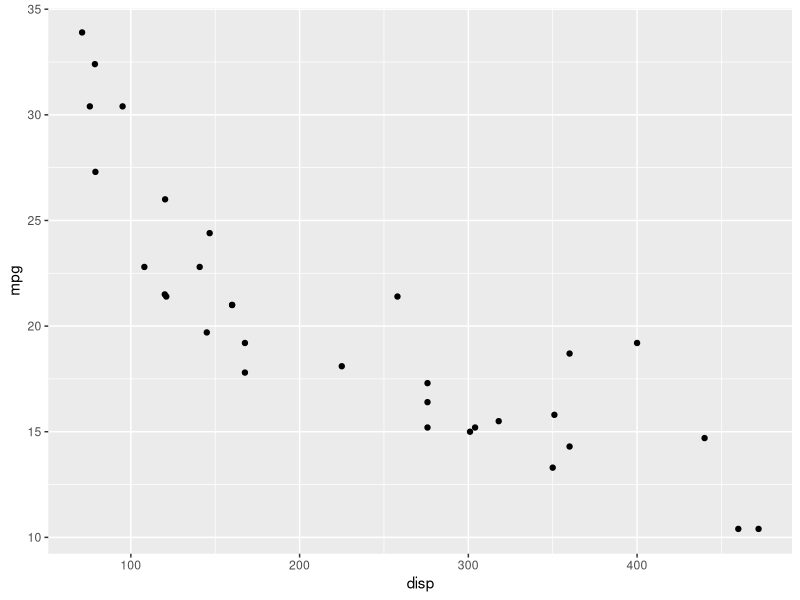
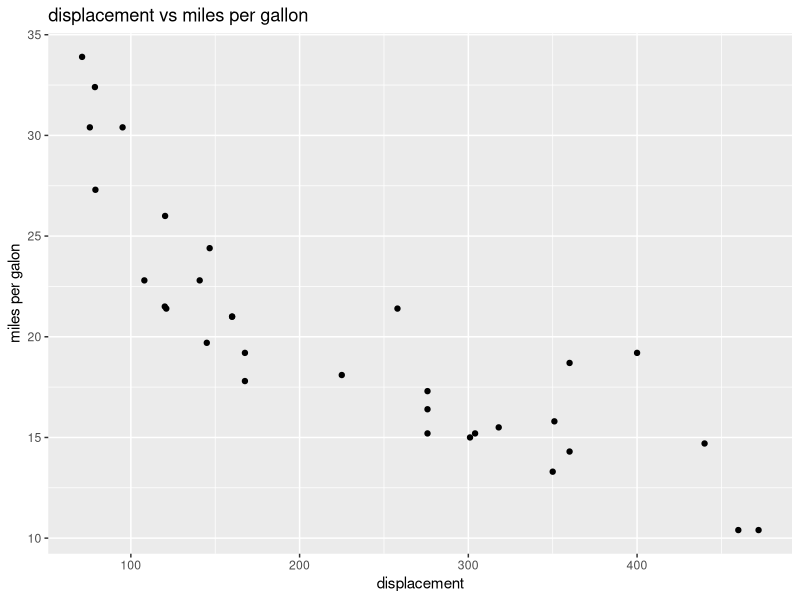
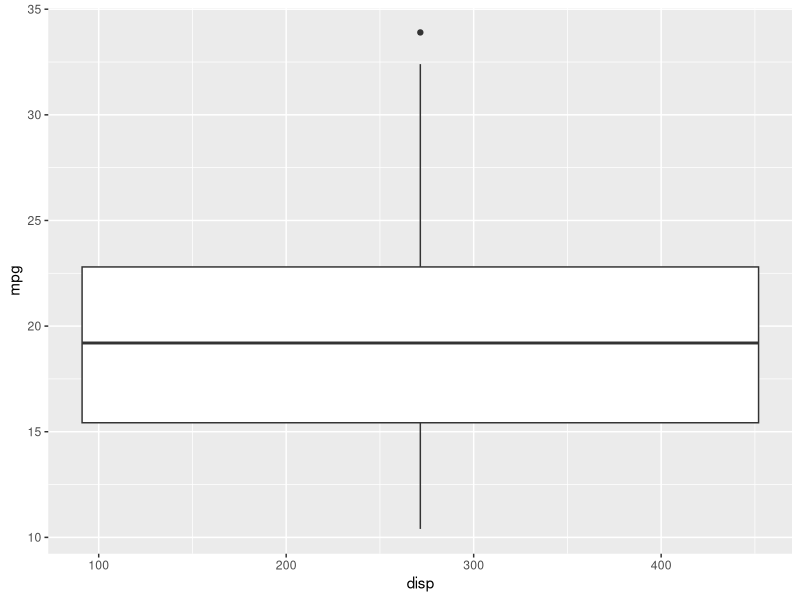
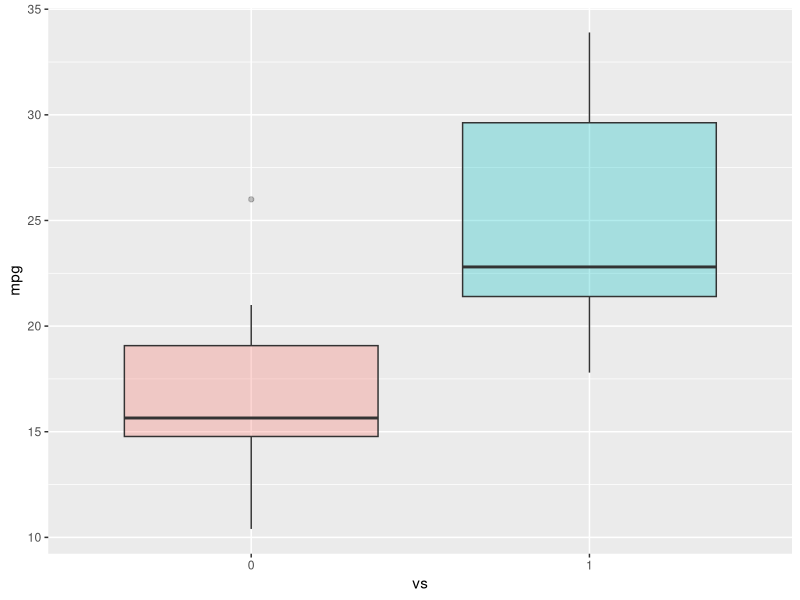
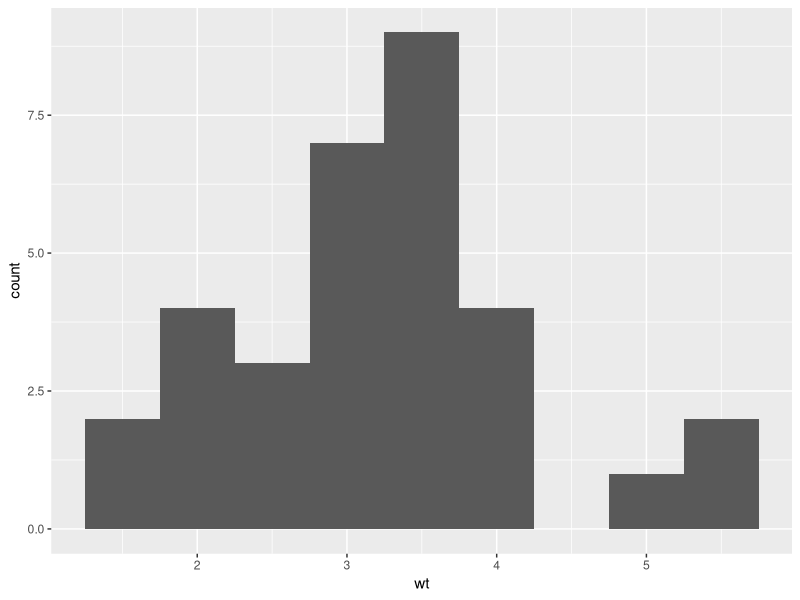

Here is the R script that generated these plots, in order:
## ---- chunk 1
library(datasets)
data(mtcars)

head(mtcars, 5)
## ---- chunk 2
library(ggplot2)

#create a scatterplot of displacement (disp) and miles per gallon (mpg)

ggplot(aes(x=disp, y=mpg,), data=mtcars) + geom_point()
## ---- chunk 3
#add a title
ggplot(aes(x=disp, y=mpg,), data=mtcars) + geom_point()+ggtitle("displacement vs miles per gallon") + labs(x="displacement", y="miles per galon")

## ---- chunk 4
#CREATION D'UNE BOITE A MOUSTACHE(boxplot)
#convert vs as a factor because it represent the type of the motor and is not a numerical variable 
mtcars$vs = as.factor(mtcars$vs)

ggplot(aes(x=disp, y=mpg,), data=mtcars)+geom_boxplot()

## ---- chunk 5
ggplot(aes(x=vs, y=mpg, fill = vs), data = mtcars) + 
  geom_boxplot(alpha=0.3) +
  theme(legend.position="none")
## ---- chunk 6
ggplot(aes(x=wt),data=mtcars) + geom_histogram(binwidth=0.5)
